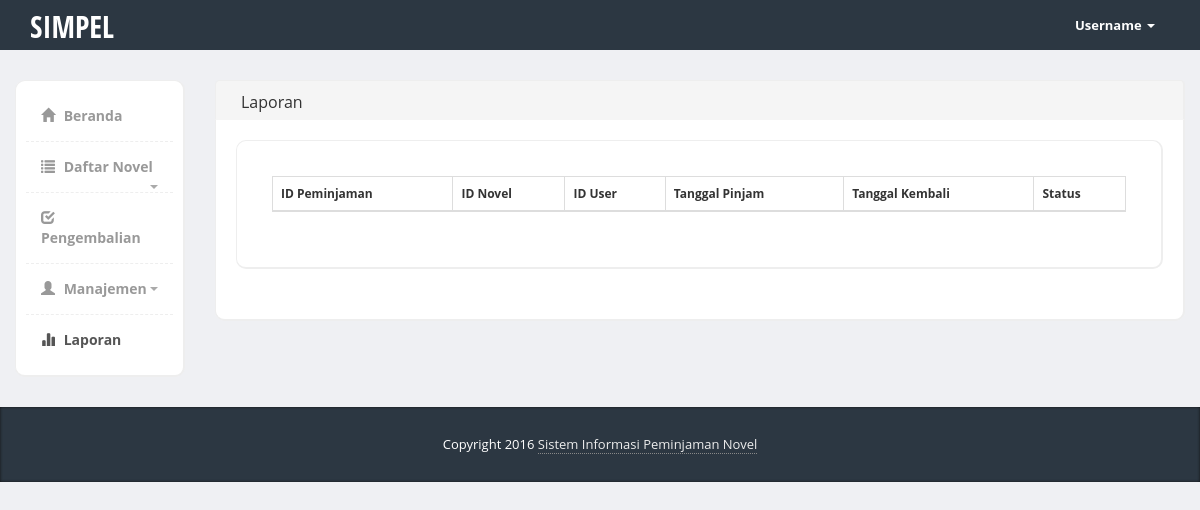
/index.php/admin_laporan, run on an earlier commit of the app's database.
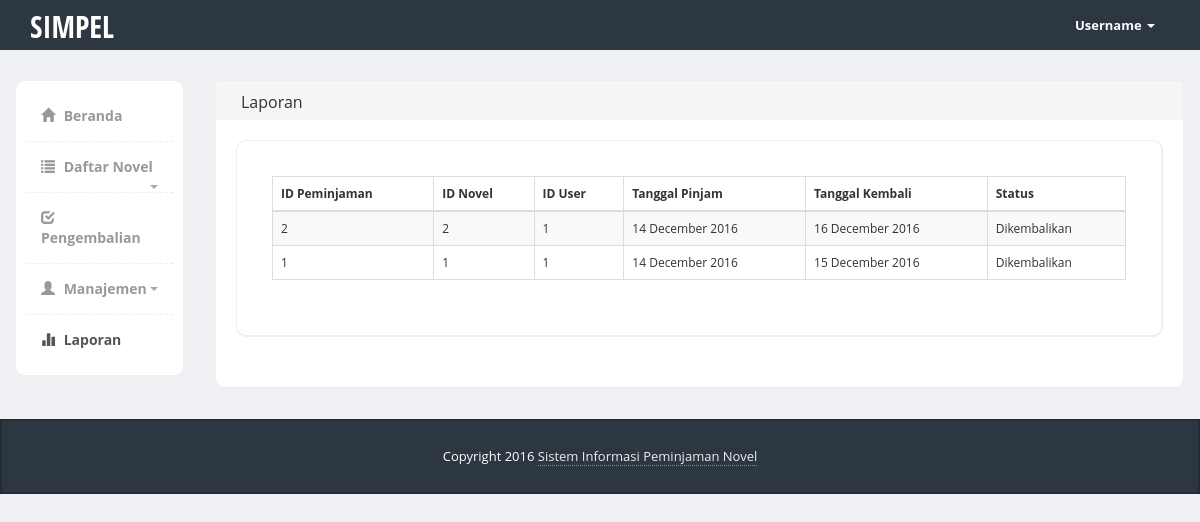
And on a later commit of the database.
### tables this page shows
CREATE TABLE `tbl_peminjaman` (
  `id_peminjaman` int(11) NOT NULL,
  `id_novel` int(11) NOT NULL,
  `id_user` int(11) NOT NULL,
  `tgl_pinjam` date NOT NULL,
  `tgl_kembali` date NOT NULL,
  `status` enum('0','1') NOT NULL
);

### application/controllers/Admin_laporan.php (called while the page is built, shortened)
<?php
class Admin_laporan extends CI_Controller {
	public function __construct() {
		$this->load->model('m_peminjaman');
    }
	public function index()
	{
		$this->load->view('admin_header');
		$this->load->view('admin_laporan');
	}
}

### index.php (called while the page is built, shortened)
<?php
require_once BASEPATH.'core/CodeIgniter.php';

### application/models/M_peminjaman.php (called while the page is built, shortened)
<?php
class M_peminjaman extends CI_Model {
	public function tampil_peminjaman() {
        $sql = "select * from tbl_peminjaman order by id_peminjaman desc";
        return $this->db->query($sql);
    }
}
?>

### application/views/admin_laporan.php (the view)
				<div class="col-md-10">
					<div class="row">
						<div class="col-md-12">
							<div class="content-box-header panel-heading">
								<div class="panel-title ">Laporan</div>
							</div>
							<div class="content-box-large box-with-header">
								<div class="content-box-large">
									<div class="panel-body">
										<table cellpadding="0" cellspacing="0" border="0" class="table table-striped table-bordered" id="example">
											<thead>
												<tr>
													<th>ID Peminjaman</th>
													<th>ID Novel</th>
													<th>ID User</th>
													<th>Tanggal Pinjam</th>
													<th>Tanggal Kembali</th>
													<th>Status</th>
												</tr>
											</thead>
											<tbody>
												<?php
													$query = $this->m_peminjaman->tampil_peminjaman();
													foreach($query->result() as $row){
												?>
												<tr>
													<td><?php echo $row->id_peminjaman; ?></td>
													<td><?php echo $row->id_novel; ?></td>
													<td><?php echo $row->id_user; ?></td>
													<td><?php echo date('d F Y',strtotime($row->tgl_pinjam)); ?></td>
													<td><?php echo date('d F Y',strtotime($row->tgl_kembali)); ?></td>
													<td><?php if($row->status == '1'){ echo 'Dipinjam'; }else{ echo 'Dikembalikan'; } ?></td>
												</tr>
												<?php
													}
												?>
											</tbody>
										</table>
									</div>
								</div>
							</div>
						</div>
					</div>
				</div>
			</div>
		</div>
		<footer>
			<div class="container">
				<div class="copy text-center">
				   Copyright 2016 <a href="<?php echo site_url(); ?>admin_beranda">Sistem Informasi Peminjaman Novel</a>
				</div>
			</div>
		</footer>
	</body>
</html>

What changed in the data, as far as the page shows it:
added tbl_peminjaman: id_peminjaman "2", id_novel "2", id_user "1", tgl_pinjam "14 December 2016", tgl_kembali "16 December 2016", status "Dikembalikan"
added tbl_peminjaman: id_peminjaman "1", id_novel "1", id_user "1", tgl_pinjam "14 December 2016", tgl_kembali "15 December 2016", status "Dikembalikan"
